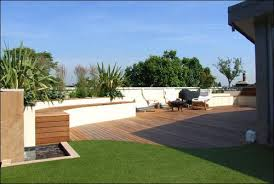
#> input picture 30May/t.jpeg, 274 x 184 px, given in place of the camera
$ python motionup.py   (Python 2 division)
#> lines starting #> are read from the running program, lines starting #| are printed output that depends on the picture
import os, sys
import cv2
cap = cv2.VideoCapture(1)
ret, frame = cap.read()
#> frame is the input picture: shape (184, 274, 3); mean B, G, R 125.8, 129.3, 117
g_old = cv2.cvtColor(frame, cv2.COLOR_BGR2GRAY)
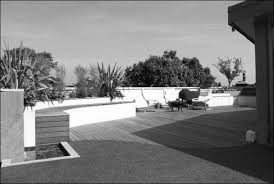
#> g_old: shape (184, 274); min 0, max 255, mean 125.2
h,w = g_old.shape
#> h = 184; w = 274
imgt1 = cv2.resize(g_old,(w/5,h/5), interpolation = cv2.INTER_AREA)
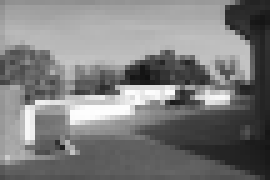
#> imgt1: shape (36, 54) (shown 5 times larger); min 17, max 254, mean 125.2
while(True):
 ret, frame = cap.read()
 g_new = cv2.cvtColor(frame, cv2.COLOR_BGR2GRAY)
#> (the run stopped early here; a loop or call above may not have finished)
